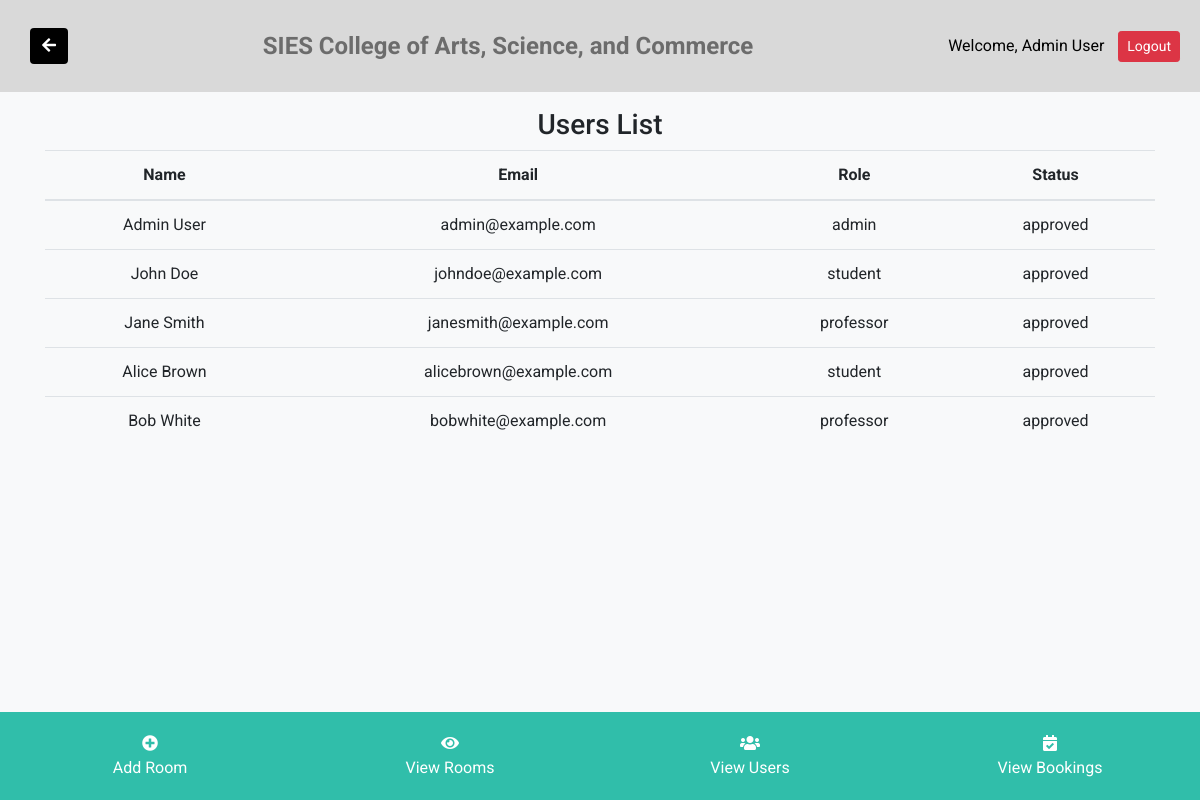
The page /admin/users.php (signed in) on the database its author committed.
### tables this page shows
CREATE TABLE users (
    id INT AUTO_INCREMENT PRIMARY KEY,
    name VARCHAR(100) NOT NULL,
    department VARCHAR(100) NOT NULL,
    email VARCHAR(100) NOT NULL UNIQUE,
    password VARCHAR(255) NOT NULL,  
    role ENUM('student', 'professor', 'admin') NOT NULL,
    status ENUM('approved', 'pending') NOT NULL DEFAULT 'pending'
);

### admin/users.php (the view, shortened to what this page needs)
<?php
include '../db/db.php';
$users = $conn->query("SELECT * FROM users");
?>
<!DOCTYPE html>
<html lang="en">
<head>
    <link rel="stylesheet" href="https://stackpath.bootstrapcdn.com/bootstrap/4.5.2/css/bootstrap.min.css">
    <link rel="stylesheet" href="https://cdnjs.cloudflare.com/ajax/libs/font-awesome/5.15.4/css/all.min.css">
</head>
<body>
<nav class="navbar navbar-light">
    <a href="javascript:history.back()" class="btn btn-back"><i class="fas fa-arrow-left"></i></a>
    <span class="navbar-text mx-auto">SIES College of Arts, Science, and Commerce</span>
        <div class="welcome-msg">
            Welcome, <?php echo htmlspecialchars($_SESSION['user_name']); ?> <a href="../user/logout.php" class="btn btn-danger btn-sm">Logout</a>
        </div>
    </nav>
<div class="container mt-3">
    <h3>Users List</h3>
    <table class="table">
        <thead>
            <tr>
                <th>Name</th>
                <th>Email</th>
                <th>Role</th>
                <th>Status</th>
            </tr>
        </thead>
        <tbody>
            <?php while ($user = $users->fetch_assoc()) { ?>
                <tr>
                    <td><?php echo htmlspecialchars($user['name']); ?></td>
                    <td><?php echo htmlspecialchars($user['email']); ?></td>
                    <td><?php echo htmlspecialchars($user['role']); ?></td>
                    <td><?php echo htmlspecialchars($user['status']); ?></td>
                </tr>
            <?php } ?>
        </tbody>
    </table>
</div>
<div class="bottom-nav">
        <a href="add_room.php" class="nav-link"><i class="fas fa-plus-circle"></i><br>Add Room</a>
        <a href="rooms.php" class="nav-link"><i class="fas fa-eye"></i><br>View Rooms</a>
        <a href="users.php" class="nav-link"><i class="fas fa-users"></i><br>View Users</a>
        <a href="bookings.php" class="nav-link"><i class="fas fa-calendar-check"></i><br>View Bookings</a>
    </div>
</body>
</html>

### admin/users.php (style rules this page uses)
body { background-color: #f8f9fa; font-family: 'Roboto', sans-serif; text-align: center; }
.navbar { background-color: #D9D9D9; color: white; padding: 20px; }
.navbar .navbar-text { font-size: 24px; font-weight: bold; }
.navbar .btn { margin-left: 10px; }
.bottom-nav { position: fixed; bottom: 0; left: 0; right: 0; background-color: #30BEAA; padding: 15px 0; display: flex; justify-content: space-around; }
.bottom-nav a { color: white; text-align: center; width: 20%; }
.bottom-nav .nav-link { display: inline-block; text-decoration: none; padding: 5px; }
.welcome-msg { font-size: 16px; color: black; }
.btn-back { background-color: black; color: white; border: none; }

### rows shown on the page
users: name "Admin User", email "admin@example.com", role "admin", status "approved"
users: name "John Doe", email "johndoe@example.com", role "student", status "approved"
users: name "Jane Smith", email "janesmith@example.com", role "professor", status "approved"
users: name "Alice Brown", email "alicebrown@example.com", role "student", status "approved"
users: name "Bob White", email "bobwhite@example.com", role "professor", status "approved"

### other values the page prints
$_SESSION['user_name'] "Admin User"
